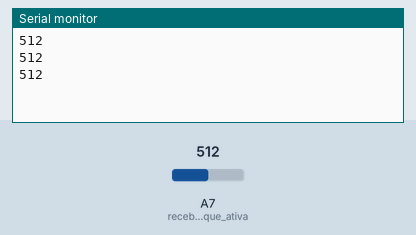
Recording of a sketch running on a simulated Arduino Nano, built with avr-gcc and run on an emulated ATmega328P. Shown: the last lines printed to the serial monitor. The inputs (shaded band) are chosen by the test bench; at power-on: A7 (recebe_o_sinal_que_ativa) = 512.

Above: at 1.5 s.
1.6 s: A7 (recebe_o_sinal_que_ativa) set to 716
At 2.7 s:
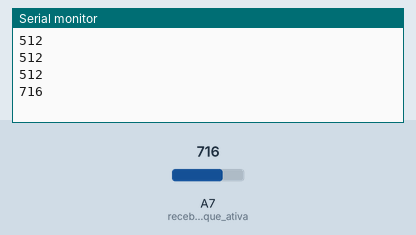
3.1 s: A7 (recebe_o_sinal_que_ativa) set to 900
At 4.1 s:
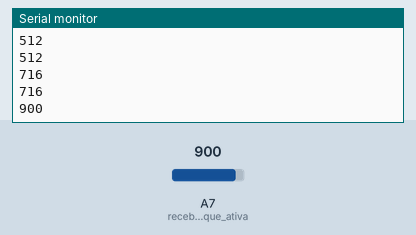
Timing chart, 0 to 6.1 s (numbered marks = the images above; inputs shaded):
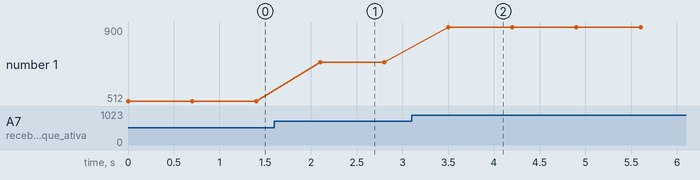

Measured:
- after the input at 1.6 s, the serial monitor: prints a new line after 0.50 s (image 1)
- after the input at 3.1 s, the serial monitor: prints a new line after 0.40 s (image 2)
- plotted number 1: 512 → 716 after the input at 1.6 s, 716 → 900 after the input at 3.1 s

The sketch:

teste_pino_remoto.ino
```cpp
void setup() {
 pinMode(A7,INPUT_PULLUP);   // recebe o sinal que ativa o rele da ignicao vindo no nodemcu
 Serial.begin(9600);

}

void loop() {
 int x=analogRead(A7);
 Serial.println(x);
 delay(700);

}
```
